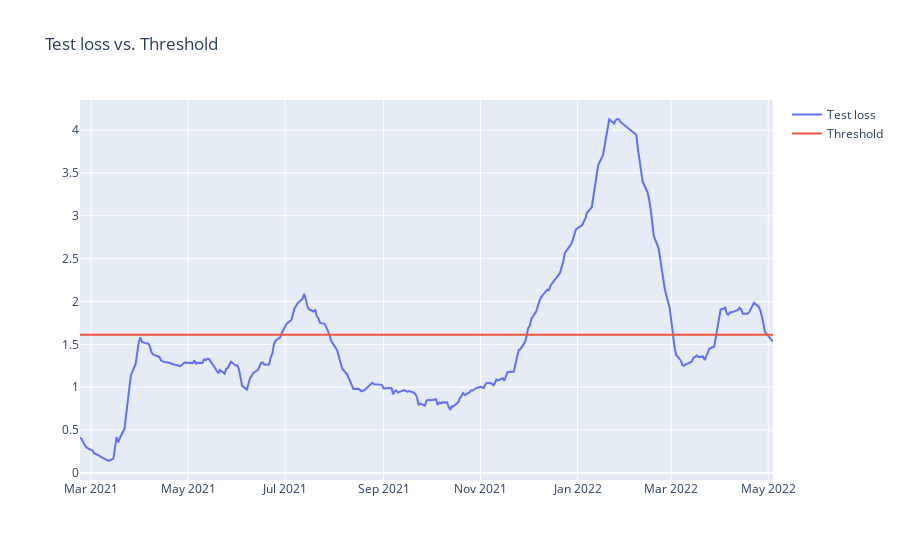

Notebook cell for this chart:
### Markdown cell above
### Plot Test Loss  with anomaly threshold

### Code cell
# Initiate Figure
fig = go.Figure()

# Plot Loss in recontsruction vs date  for test data
fig.add_trace(go.Scatter(x=df_loaded['time'], y=df_loaded['loss'], name='Test loss'))

# plot a horizontal line across all the test data at threshold level
fig.add_trace(go.Scatter(x=df_loaded['time'], y=df_loaded['threshold'], name='Threshold'))

# Set Title and legend
fig.update_layout(showlegend=True, title='Test loss vs. Threshold')

# Display figure
fig.show()

### Figure 1 — Plotly figure (JSON) as saved in the notebook; plotly's stock layout.template omitted (floating-point values rounded to 4 significant figures; data arrays with more than 128 entries replaced by an {"elided": "..."} marker saying what was removed)
{"data": [{"name": "Test loss", "type": "scatter", "x": {"elided": "299 str values"}, "y": {"elided": "299 float values"}}, {"name": "Threshold", "type": "scatter", "x": {"elided": "299 str values"}, "y": {"elided": "299 float values"}}], "layout": {"showlegend": true, "title": {"text": "Test loss vs. Threshold"}}}
